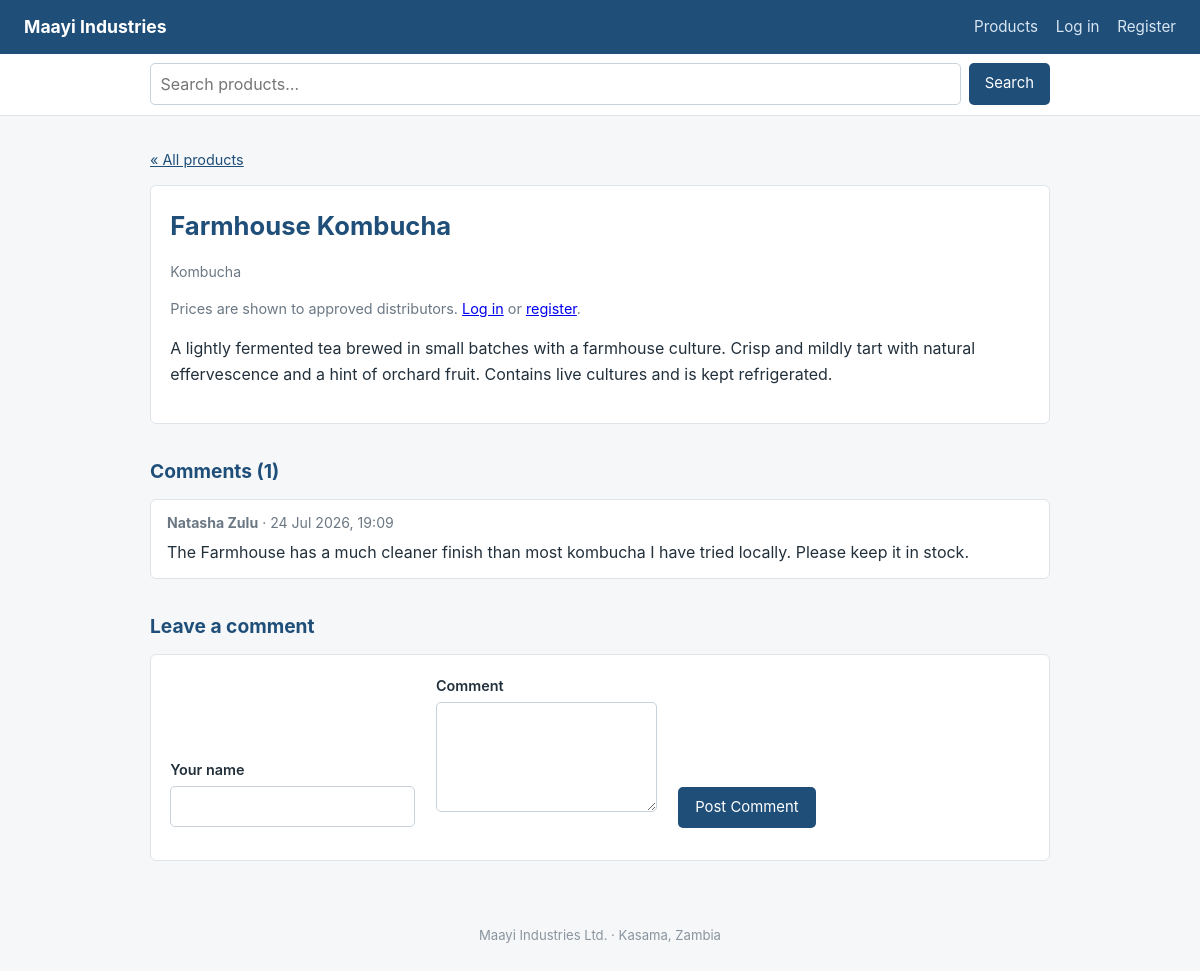
The page /page.php?id=3 on the database its author committed.
### tables this page shows
CREATE TABLE pages (
    page_id     INT AUTO_INCREMENT PRIMARY KEY,
    title       VARCHAR(150)  NOT NULL,
    category_id INT           NULL,
    body        TEXT          NOT NULL,
    price       DECIMAL(10,2) NOT NULL DEFAULT 0.00,
    created_at  DATETIME      NOT NULL DEFAULT CURRENT_TIMESTAMP,
    updated_at  DATETIME      NOT NULL DEFAULT CURRENT_TIMESTAMP
                              ON UPDATE CURRENT_TIMESTAMP,
    CONSTRAINT fk_pages_category
        FOREIGN KEY (category_id) REFERENCES categories(category_id)
        ON DELETE SET NULL
);

CREATE TABLE categories (
    category_id INT AUTO_INCREMENT PRIMARY KEY,
    name        VARCHAR(80) NOT NULL UNIQUE
);

CREATE TABLE comments (
    comment_id  INT AUTO_INCREMENT PRIMARY KEY,
    page_id     INT          NOT NULL,
    author_name VARCHAR(80)  NOT NULL,
    body        TEXT         NOT NULL,
    created_at  DATETIME     NOT NULL DEFAULT CURRENT_TIMESTAMP,
    CONSTRAINT fk_comments_page
        FOREIGN KEY (page_id) REFERENCES pages(page_id)
        ON DELETE CASCADE
);

### includes/functions.php (called while the page is built, shortened)
<?php
function logged_in(): bool {
    return isset($_SESSION['user_id']);
}
function approved_distributor_id(PDO $pdo): ?int {
    if (!logged_in()) {
        return null;
    }
    $stmt = $pdo->prepare(
        "SELECT distributor_id FROM distributors
          WHERE user_id = ? AND approval_status = 'approved'"
    );
    $stmt->execute([$_SESSION['user_id']]);
    $id = $stmt->fetchColumn();
    return $id === false ? null : (int)$id;
}
function url(string $path = ''): string {
    $root = rtrim(dirname($_SERVER['SCRIPT_NAME']), '/\\');
    $root = preg_replace('#/admin$#', '', $root);
    return $root . '/' . ltrim($path, '/');
}
function e(?string $text): string {
    return htmlspecialchars($text ?? '', ENT_QUOTES, 'UTF-8');
}

### page.php (the view, shortened to what this page needs)
<?php
require_once __DIR__ . '/includes/db.php';
require_once __DIR__ . '/includes/functions.php';
$id = clean_id($_GET['id'] ?? null);
$stmt = $pdo->prepare(
    'SELECT pages.*, categories.name AS category_name
       FROM pages
       LEFT JOIN categories ON pages.category_id = categories.category_id
      WHERE pages.page_id = ?'
);
$stmt->execute([$id]);
$page = $stmt->fetch();
$dist_id = approved_distributor_id($pdo);
$pricing = ($dist_id !== null)
    ? price_for_distributor($pdo, $dist_id, (int)$page['page_id'], (float)$page['price'])
    : null;
$author = '';
$body   = '';
$stmt = $pdo->prepare('SELECT * FROM comments WHERE page_id = ? ORDER BY created_at DESC');
$stmt->execute([$id]);
$comments = $stmt->fetchAll();
require_once __DIR__ . '/includes/header.php';
?>
<p class="crumb"><a href="<?= url('index.php') ?>">&laquo; All products</a></p>
<article class="box">
    <h1><?= e($page['title']) ?></h1>
    <p class="meta">
        <?= $page['category_name'] ? e($page['category_name']) : 'Uncategorised' ?>
    </p>
    <?php if ($pricing === null): ?>
        <p class="hint">Prices are shown to approved distributors. <?php
            if (!logged_in()) {
                echo '<a href="' . url('login.php') . '">Log in</a> or <a href="'
                   . url('register.php') . '">register</a>.';
            } elseif (($_SESSION['role'] ?? '') === 'member') {
                echo '<a href="' . url('apply.php') . '">Apply to become a distributor</a>.';
            }
        ?></p>
    <?php endif; ?>
    <p><?= nl2br(e($page['body'])) ?></p>
</article>
<h2>Comments (<?= count($comments) ?>)</h2>
<?php if (!$comments): ?>
    <p class="hint">No comments yet. Be the first.</p>
<?php else: ?>
    <?php foreach ($comments as $c): ?>
        <div class="comment">
            <p class="meta">
                <strong><?= e($c['author_name']) ?></strong>
                &middot; <?= date('j M Y, H:i', strtotime($c['created_at'])) ?>
            </p>
            <p><?= nl2br(e($c['body'])) ?></p>
        </div>
    <?php endforeach; ?>
<?php endif; ?>
<h2>Leave a comment</h2>
<form method="post" class="box">
    <label>Your name
        <input type="text" name="author_name" value="<?= e($author) ?>" required>
    </label>
    <label>Comment
        <textarea name="body" rows="4" required><?= e($body) ?></textarea>
    </label>
    <button type="submit">Post Comment</button>
</form>
<?php require_once __DIR__ . '/includes/footer.php'; ?>

### style.css (style rules this page uses)
body { margin: 0; font-family: -apple-system, "Segoe UI", Roboto, Arial, sans-serif; line-height: 1.6; color: #22303c; background: #f5f7f9; }
h1 { color: #1f4e79; font-size: 1.6rem; margin: 0 0 0.5rem; }
h2 { color: #1f4e79; font-size: 1.2rem; margin: 2rem 0 0.75rem; }
.hint { color: #6b7884; font-size: 0.9rem; }
.meta { color: #6b7884; font-size: 0.88rem; }
.crumb { font-size: 0.9rem; }
.crumb a { color: #1f4e79; }
.box { background: #fff; border: 1px solid #dfe4e9; border-radius: 6px; padding: 1.2rem; margin-bottom: 1.5rem; }
.box label { display: block; margin-bottom: 0.9rem; font-weight: 600; font-size: 0.9rem; }
.box input, .box select, .box textarea { display: block; width: 100%; box-sizing: border-box; margin-top: 0.3rem; padding: 0.5rem 0.6rem; border: 1px solid #c9d2da; border-radius: 5px; font: inherit; font-weight: normal; color: #22303c; background: #fff; }
.box textarea { resize: vertical; }
button, .button { display: inline-block; background: #1f4e79; color: #fff; border: none; padding: 0.55rem 1.1rem; border-radius: 5px; font: inherit; font-size: 0.93rem; cursor: pointer; text-decoration: none; }
.comment { background: #fff; border: 1px solid #dfe4e9; border-radius: 6px; padding: 0.8rem 1rem; margin-bottom: 0.6rem; }
.comment p { margin: 0.3rem 0 0; }
.comment .meta { margin: 0; }
form.box label { display: inline-block; margin-right: 1rem; }

### rows shown on the page
pages: title "Farmhouse Kombucha", category.name "Kombucha", body "A lightly fermented tea brewed in small batches with a farmhouse culture. Crisp and mildly tart with natural effervescence and a hint of orchard fruit. Contains live cultures and is kept refrigerated."
comments: author_name "Natasha Zulu", created_at "24 Jul 2026, 19:09", body "The Farmhouse has a much cleaner finish than most kombucha I have tried locally. Please keep it in stock."

### other values the page prints
count($comments) "1"
